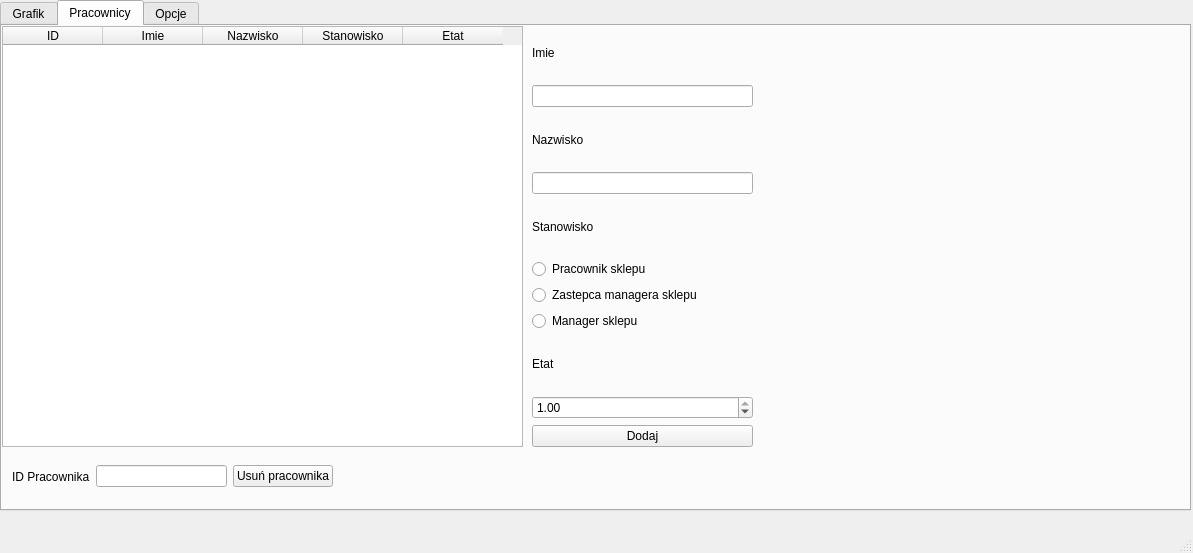
<?xml version="1.0" encoding="UTF-8"?>
<ui version="4.0">
 <class>MainWindow</class>
 <widget class="QMainWindow" name="MainWindow">
  <property name="geometry">
   <rect>
    <x>0</x>
    <y>0</y>
    <width>1193</width>
    <height>553</height>
   </rect>
  </property>
  <property name="windowTitle">
   <string>MainWindow</string>
  </property>
  <widget class="QWidget" name="centralwidget">
   <widget class="QTabWidget" name="tabWidget">
    <property name="geometry">
     <rect>
      <x>0</x>
      <y>0</y>
      <width>1191</width>
      <height>511</height>
     </rect>
    </property>
    <property name="maximumSize">
     <size>
      <width>16777215</width>
      <height>16777214</height>
     </size>
    </property>
    <property name="sizeIncrement">
     <size>
      <width>0</width>
      <height>0</height>
     </size>
    </property>
    <property name="currentIndex">
     <number>1</number>
    </property>
    <widget class="QWidget" name="tab_grafik">
     <attribute name="title">
      <string>Grafik</string>
     </attribute>
     <widget class="QCalendarWidget" name="calendar_grafik">
      <property name="geometry">
       <rect>
        <x>861</x>
        <y>0</y>
        <width>321</width>
        <height>261</height>
       </rect>
      </property>
      <property name="sizePolicy">
       <sizepolicy hsizetype="Preferred" vsizetype="Preferred">
        <horstretch>0</horstretch>
        <verstretch>0</verstretch>
       </sizepolicy>
      </property>
      <property name="maximumSize">
       <size>
        <width>16777215</width>
        <height>16777215</height>
       </size>
      </property>
      <property name="sizeIncrement">
       <size>
        <width>0</width>
        <height>0</height>
       </size>
      </property>
     </widget>
     <widget class="QTableWidget" name="tableWidget_schedule">
      <property name="geometry">
       <rect>
        <x>0</x>
        <y>0</y>
        <width>861</width>
        <height>481</height>
       </rect>
      </property>
      <column>
       <property name="text">
        <string>ID</string>
       </property>
      </column>
      <column>
       <property name="text">
        <string>Imie</string>
       </property>
      </column>
      <column>
       <property name="text">
        <string>Nazwisko</string>
       </property>
      </column>
      <column>
       <property name="text">
        <string>Poniedziałek</string>
       </property>
      </column>
      <column>
       <property name="text">
        <string>Wtorek</string>
       </property>
      </column>
      <column>
       <property name="text">
        <string>Środa</string>
       </property>
      </column>
      <column>
       <property name="text">
        <string>Czwartek</string>
       </property>
      </column>
      <column>
       <property name="text">
        <string>Piątek</string>
       </property>
      </column>
      <column>
       <property name="text">
        <string>Sobota</string>
       </property>
      </column>
      <column>
       <property name="text">
        <string>Niedziela</string>
       </property>
      </column>
     </widget>
     <widget class="QWidget" name="horizontalLayoutWidget_3">
      <property name="geometry">
       <rect>
        <x>870</x>
        <y>270</y>
        <width>311</width>
        <height>41</height>
       </rect>
      </property>
      <layout class="QHBoxLayout" name="horizontalLayout_3">
       <item>
        <widget class="QPushButton" name="pushButton_schedule_save_changes">
         <property name="text">
          <string>Zapisz zmiany</string>
         </property>
        </widget>
       </item>
       <item>
        <widget class="QPushButton" name="pushButton_schedule_undo_changes">
         <property name="text">
          <string>Cofnij zmiany</string>
         </property>
        </widget>
       </item>
      </layout>
     </widget>
    </widget>
    <widget class="QWidget" name="tab_pracownicy">
     <attribute name="title">
      <string>Pracownicy</string>
     </attribute>
     <widget class="QTableWidget" name="tableWidget">
      <property name="geometry">
       <rect>
        <x>0</x>
        <y>0</y>
        <width>521</width>
        <height>421</height>
       </rect>
      </property>
      <property name="editTriggers">
       <set>QAbstractItemView::NoEditTriggers</set>
      </property>
      <attribute name="horizontalHeaderCascadingSectionResizes">
       <bool>false</bool>
      </attribute>
      <attribute name="horizontalHeaderShowSortIndicator" stdset="0">
       <bool>false</bool>
      </attribute>
      <attribute name="horizontalHeaderStretchLastSection">
       <bool>false</bool>
      </attribute>
      <attribute name="verticalHeaderCascadingSectionResizes">
       <bool>false</bool>
      </attribute>
      <attribute name="verticalHeaderMinimumSectionSize">
       <number>24</number>
      </attribute>
      <attribute name="verticalHeaderShowSortIndicator" stdset="0">
       <bool>false</bool>
      </attribute>
      <attribute name="verticalHeaderStretchLastSection">
       <bool>false</bool>
      </attribute>
      <column>
       <property name="text">
        <string notr="true">ID</string>
       </property>
      </column>
      <column>
       <property name="text">
        <string>Imie</string>
       </property>
      </column>
      <column>
       <property name="text">
        <string>Nazwisko</string>
       </property>
      </column>
      <column>
       <property name="text">
        <string>Stanowisko</string>
       </property>
      </column>
      <column>
       <property name="text">
        <string>Etat</string>
       </property>
      </column>
     </widget>
     <widget class="QWidget" name="verticalLayoutWidget">
      <property name="geometry">
       <rect>
        <x>530</x>
        <y>0</y>
        <width>221</width>
        <height>421</height>
       </rect>
      </property>
      <layout class="QVBoxLayout" name="verticalLayout">
       <item>
        <widget class="QLabel" name="label">
         <property name="text">
          <string>Imie</string>
         </property>
        </widget>
       </item>
       <item>
        <widget class="QLineEdit" name="lineEdit_name">
         <property name="maxLength">
          <number>30</number>
         </property>
        </widget>
       </item>
       <item>
        <widget class="QLabel" name="label_2">
         <property name="text">
          <string>Nazwisko</string>
         </property>
        </widget>
       </item>
       <item>
        <widget class="QLineEdit" name="lineEdit_surname">
         <property name="maxLength">
          <number>30</number>
         </property>
        </widget>
       </item>
       <item>
        <widget class="QLabel" name="label_3">
         <property name="text">
          <string>Stanowisko</string>
         </property>
        </widget>
       </item>
       <item>
        <layout class="QVBoxLayout" name="verticalLayout_5">
         <item>
          <widget class="QRadioButton" name="radioButton_ps">
           <property name="text">
            <string>Pracownik sklepu</string>
           </property>
          </widget>
         </item>
         <item>
          <widget class="QRadioButton" name="radioButton_zms">
           <property name="text">
            <string>Zastepca managera sklepu</string>
           </property>
          </widget>
         </item>
         <item>
          <widget class="QRadioButton" name="radioButton_ms">
           <property name="text">
            <string>Manager sklepu</string>
           </property>
          </widget>
         </item>
        </layout>
       </item>
       <item>
        <widget class="QLabel" name="label_4">
         <property name="text">
          <string>Etat</string>
         </property>
        </widget>
       </item>
       <item>
        <widget class="QDoubleSpinBox" name="doubleSpinBox_time">
         <property name="sizePolicy">
          <sizepolicy hsizetype="Preferred" vsizetype="Fixed">
           <horstretch>0</horstretch>
           <verstretch>0</verstretch>
          </sizepolicy>
         </property>
         <property name="minimum">
          <double>0.000000000000000</double>
         </property>
         <property name="maximum">
          <double>1.000000000000000</double>
         </property>
         <property name="singleStep">
          <double>0.050000000000000</double>
         </property>
         <property name="value">
          <double>1.000000000000000</double>
         </property>
        </widget>
       </item>
       <item>
        <widget class="QPushButton" name="pushButton_add_employee">
         <property name="text">
          <string>Dodaj</string>
         </property>
        </widget>
       </item>
      </layout>
     </widget>
     <widget class="QWidget" name="horizontalLayoutWidget">
      <property name="geometry">
       <rect>
        <x>10</x>
        <y>430</y>
        <width>321</width>
        <height>41</height>
       </rect>
      </property>
      <layout class="QHBoxLayout" name="horizontalLayout">
       <item>
        <widget class="QLabel" name="label_5">
         <property name="text">
          <string>ID Pracownika</string>
         </property>
        </widget>
       </item>
       <item>
        <widget class="QLineEdit" name="lineEdit_employee_delete"/>
       </item>
       <item>
        <widget class="QPushButton" name="pushButton_2">
         <property name="text">
          <string>Usuń pracownika</string>
         </property>
        </widget>
       </item>
      </layout>
     </widget>
    </widget>
    <widget class="QWidget" name="tab_opcje">
     <attribute name="title">
      <string>Opcje</string>
     </attribute>
     <widget class="QWidget" name="verticalLayoutWidget_3">
      <property name="geometry">
       <rect>
        <x>0</x>
        <y>0</y>
        <width>231</width>
        <height>281</height>
       </rect>
      </property>
      <layout class="QVBoxLayout" name="verticalLayout_3">
       <item>
        <widget class="QLabel" name="label_10">
         <property name="text">
          <string>Prośba grafikowa</string>
         </property>
        </widget>
       </item>
       <item>
        <widget class="QLabel" name="label_11">
         <property name="text">
          <string>ID pracownika</string>
         </property>
        </widget>
       </item>
       <item>
        <widget class="QLineEdit" name="lineEdit_4"/>
       </item>
       <item>
        <widget class="QLabel" name="label_12">
         <property name="text">
          <string>data</string>
         </property>
        </widget>
       </item>
       <item>
        <widget class="QDateEdit" name="dateEdit"/>
       </item>
       <item>
        <widget class="QRadioButton" name="radioButton">
         <property name="text">
          <string>dzień wolny</string>
         </property>
        </widget>
       </item>
       <item>
        <widget class="QRadioButton" name="radioButton_2">
         <property name="text">
          <string>godzina rozpoczecia</string>
         </property>
        </widget>
       </item>
       <item>
        <widget class="QTimeEdit" name="timeEdit"/>
       </item>
       <item>
        <widget class="QPushButton" name="pushButton_6">
         <property name="text">
          <string>Zapisz</string>
         </property>
        </widget>
       </item>
      </layout>
     </widget>
    </widget>
   </widget>
  </widget>
  <widget class="QMenuBar" name="menubar">
   <property name="geometry">
    <rect>
     <x>0</x>
     <y>0</y>
     <width>1193</width>
     <height>22</height>
    </rect>
   </property>
  </widget>
  <widget class="QStatusBar" name="statusbar"/>
 </widget>
 <resources/>
 <connections/>
</ui>
